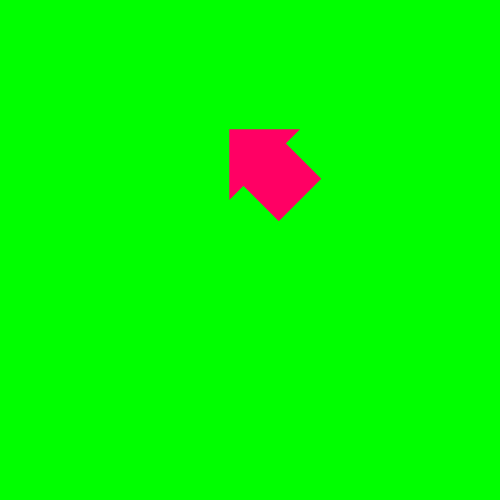
Frame 1 (no input)
Frame 60 (the mouse pressed at the canvas centre just before this capture): identical to frame 1, image omitted
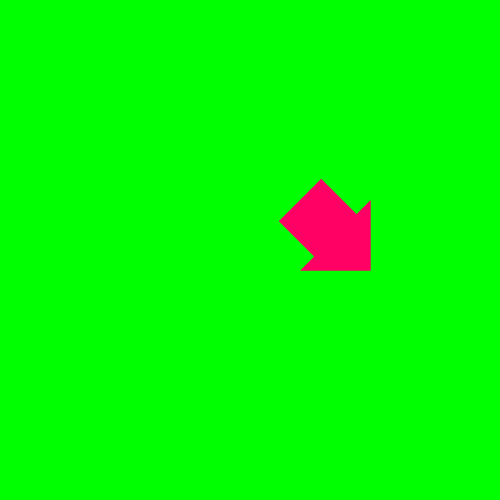
Frame 120 (the mouse held since frame 60 and released just before this capture)

The Processing sketch that drew these frames (run headless with seeded random() and noise(); from frame 60 on, the mouse is pressed at the canvas centre):

// Processing sketch: processing_10662
// ── processing_10662.pde

//My first borriiiinnnggggg sketches//

float x = 200;
float y = 200;
float ang;
 
void setup() {
  size (500,500);
  smooth();
  noStroke();
  fill(255,0,100);
}
 
void draw() {
  background(0,255,0);
   
  float ang = atan2(mouseY-y, mouseX-x);
  translate(300,200);
  rotate(ang);
  dibujaFlecha();
 
}
 
void dibujaFlecha() {
  beginShape();
  rotate(radians(-90));
  vertex(30,0);
  vertex(30,50);
  vertex (50,50);
  vertex(0,100);
  vertex(-50,50);
  vertex(-30,50);
  vertex(-30,0);
  endShape(CLOSE);
   
}
